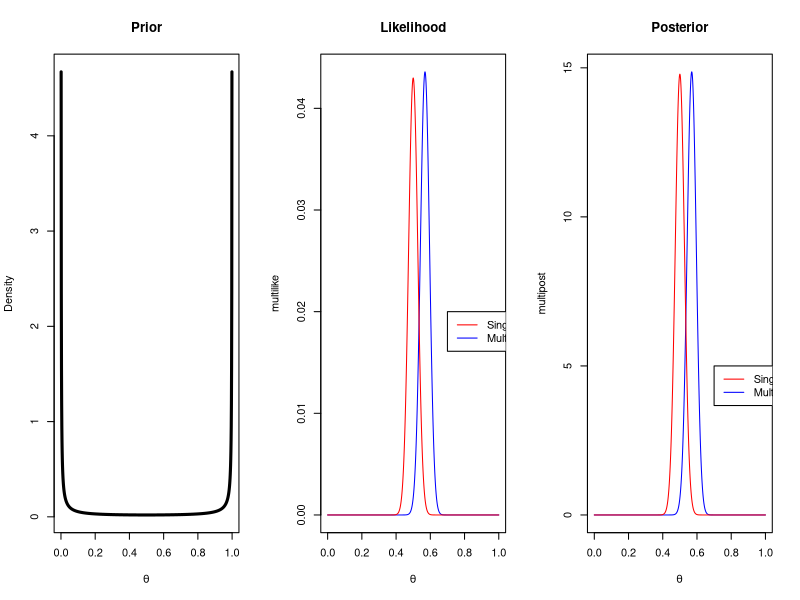
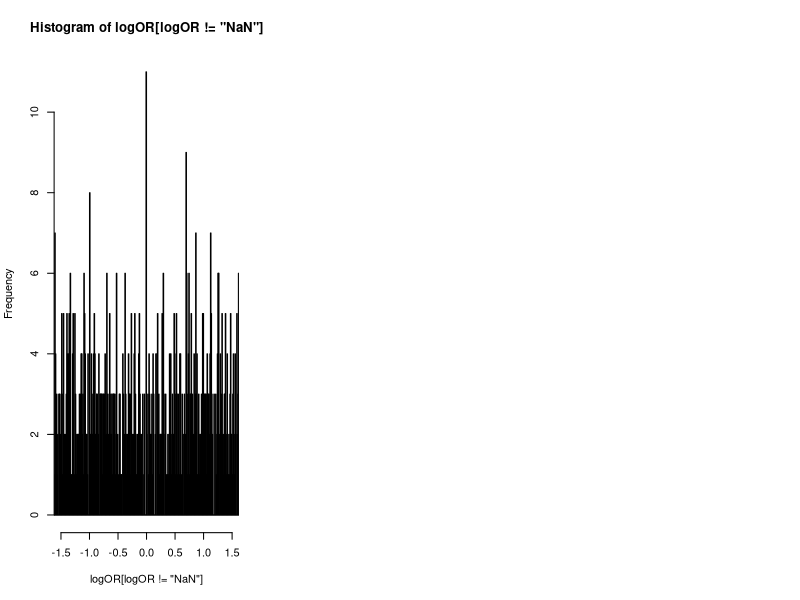

Source code (R) for these figures, in order:
## ---- chunk 1
p=seq(0,1,by=0.001)
prior=dbeta(p,0.01,0.01)
like=dbinom(x=172,size=344,prob=p)
post=dbeta(p,0.01+172,0.01+344-172)



p=seq(0,1,by=0.001)
prior=dbeta(p,0.01,0.01)
multilike=dbinom(x=194,size=341,prob=p)
multipost=dbeta(p,0.01+194,0.01+341-194)


par(mfrow=c(1,3))
plot(p,prior,type="l",ylab="Density",lty=1,lwd=3,xlab = expression(theta),main="Prior")


plot(p,multilike,type="l",col="blue",xlab=expression(theta),main="Likelihood")

lines(p,like,col="red")

legend(0.7,0.02,c("Single","Multi"),lty=c(1,1),col=c("red","blue"))


plot(p,multipost,type="l",col="blue",xlab=expression(theta),main="Posterior")
lines(p,post,type="l",col="red")
legend(0.7,5,c("Single","Multi"),lty=c(1,1),col=c("red","blue"))

## ---- chunk 2

probdeath.single=rbeta(100000,1,0.01,0.01)
problife.single=1-probdeath.single

probdeath.multi=rbeta(100000,1,0.01,.01)
problife.multi=1-probdeath.multi


logOR=log((probdeath.single/probdeath.multi)/(problife.single/problife.multi))



## ---- chunk 3
hist(logOR[logOR!="NaN"],xlim=c(-1.5,1.5),breaks = 10000)
